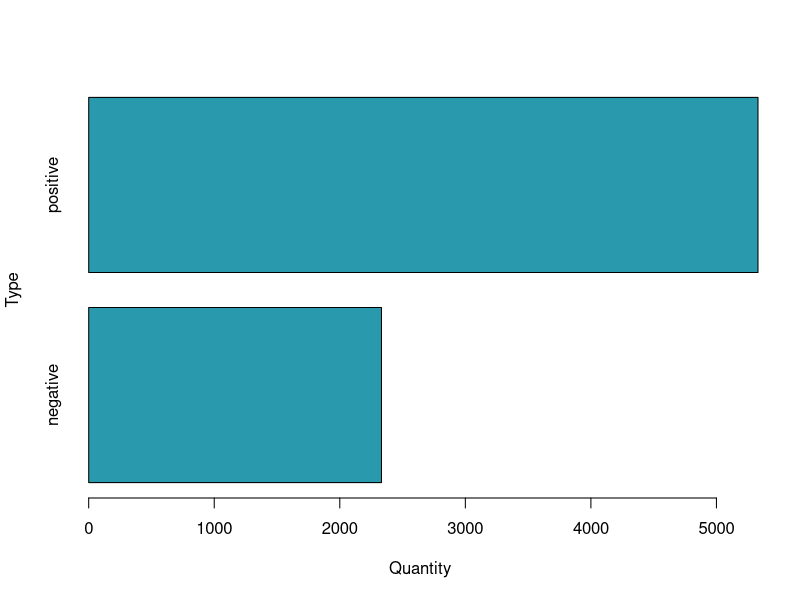
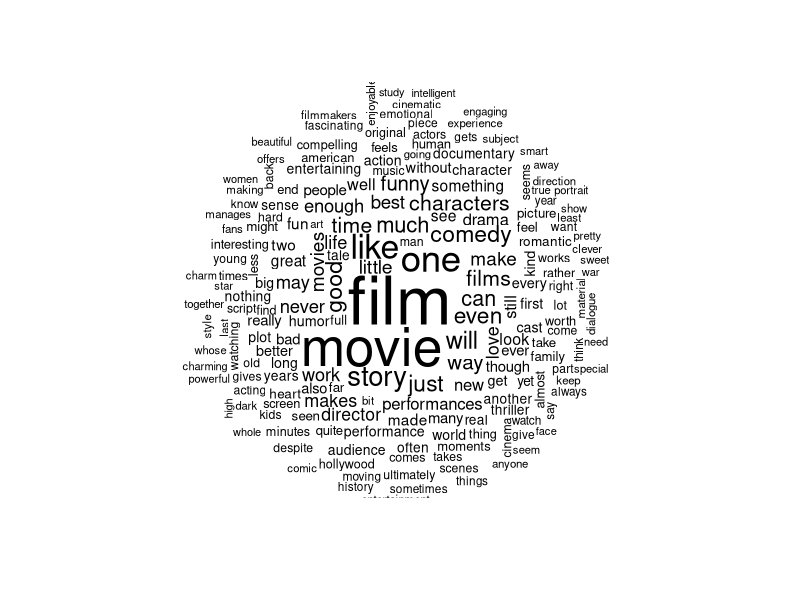
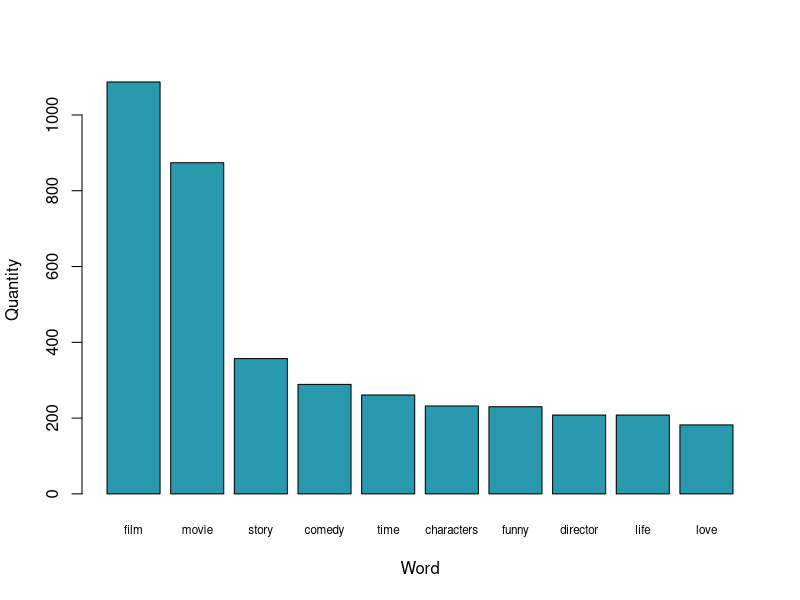

These charts were generated, in order, by the following R code:
## ---- chunk 1
knitr::opts_chunk$set(echo = TRUE)
#dsMovies <- read.table(file = 'movie-reviews-dataset.tsv', sep = '\t', header = TRUE)
dsMovies <- read.csv("dsMovies.csv", stringsAsFactors = FALSE, header = TRUE)
## ---- chunk 2
summary(dsMovies)
str(dsMovies)
head(dsMovies)
tail(dsMovies)
dsMovies$type <- factor(dsMovies$type)
table(dsMovies$type)
## ---- chunk 3
barplot(table(dsMovies$type), xlab = "Quantity", ylab = "Type", horiz = TRUE, col='#2999AD')
## ---- chunk 4
library("tm")
dsMoviesCorpus <- VCorpus(VectorSource (dsMovies$message))
print(dsMoviesCorpus)
inspect(dsMoviesCorpus[1:2])
## ---- chunk 5
library("tm")
print(dsMoviesCorpus[[1]])
as.character(dsMoviesCorpus[[1]])
## ---- chunk 6
library("tm")
lapply(dsMoviesCorpus[1:5], as.character)
## ---- chunk 7
dsMovies_clean <- tm_map ( dsMoviesCorpus, content_transformer(tolower))
as.character(dsMoviesCorpus[[1]])
as.character(dsMovies_clean[[1]])
## ---- chunk 8
dsMovies_clean <- tm_map ( dsMovies_clean, removeNumbers)
as.character(dsMoviesCorpus[[32]])
as.character(dsMovies_clean[[32]])
## ---- chunk 9
#stopwords()
#stopwords('spanish')
dsMovies_clean <- tm_map ( dsMovies_clean, removeWords, stopwords('spanish'))
dsMovies_clean <- tm_map ( dsMovies_clean, removeWords, stopwords())
as.character(dsMoviesCorpus[[6]])
as.character(dsMovies_clean[[6]])
as.character(dsMoviesCorpus[[1200]])
as.character(dsMovies_clean[[1200]])
## ---- chunk 10
dsMovies_clean <- tm_map ( dsMovies_clean, removePunctuation)
as.character(dsMoviesCorpus[[6]])
as.character(dsMovies_clean[[6]])
## ---- chunk 11
dsMovies_clean <- tm_map ( dsMovies_clean, stripWhitespace)
as.character(dsMoviesCorpus[[1576]])
as.character(dsMovies_clean[[1576]])
## ---- chunk 12
dsMovies_dtm <- DocumentTermMatrix (dsMovies_clean)

str(dsMovies_dtm)
## ---- chunk 13
dsMovies_dtm_train <- dsMovies_dtm[1:5364, ]
dsMovies_dtm_test <- dsMovies_dtm[5365:7663, ]
dsMovies_train_labels <- dsMovies[1:5364,]$type
dsMovies_test_labels <- dsMovies[5365:7663,]$type
prop.table(table(dsMovies_train_labels))
prop.table(table(dsMovies_test_labels))
## ---- chunk 14
library("wordcloud")
wordcloud(dsMovies_clean, min.freq = 50, random.order = FALSE)

## ---- chunk 15

library(dplyr)

library(tidytext)
library(tidyr)


bing <- get_sentiments("bing")

tidy_dsMovies <- dsMovies %>%
  unnest_tokens(word, message)

data("stop_words")
dsMoviesCl <- tidy_dsMovies %>%
  anti_join(stop_words)

res = dsMoviesCl %>%
  count(word, sort = TRUE)

barplot(res[1:10,]$n, xlab = "Word", ylab = "Quantity", horiz = FALSE, col='#2999AD',names.arg=res[1:10,]$word, cex.names=0.7)
res[1:10,]
## ---- chunk 16
dsMovies_freq_words <- findFreqTerms(dsMovies_dtm_train,20)
str(dsMovies_freq_words)
dsMovies_dtm_freq_train <- dsMovies_dtm_train[,dsMovies_freq_words]
dsMovies_dtm_freq_test <- dsMovies_dtm_test[,dsMovies_freq_words]
dsMovies_dtm_freq_train
dsMovies_dtm_freq_test
## ---- chunk 17
converts_counts <- function(x){x <- ifelse(x>0,"Yes","No")}
dsMovies_train <- apply(dsMovies_dtm_freq_train, MARGIN = 2, converts_counts)
dsMovies_test <- apply(dsMovies_dtm_freq_test, MARGIN = 2, converts_counts)
## ---- chunk 18
library(e1071)
dsMovies_classifier <- naiveBayes(dsMovies_train,dsMovies_train_labels)
dsMovies_text_pred <- predict(dsMovies_classifier,dsMovies_test)
table(dsMovies_text_pred)
## ---- chunk 19
library(gmodels)
#CrossTable(dsMovies_text_pred,dsMovies_test_labels,prop.chisq = FALSE,prop.t = FALSE, dnn = c('predicted','actual'))
table(dsMovies_text_pred,dsMovies_test_labels)

## ---- chunk 20
library(e1071)
dsMovies_classifier <- naiveBayes(dsMovies_train,dsMovies_train_labels,laplace = 1)
dsMovies_text_pred <- predict(dsMovies_classifier,dsMovies_test)
table(dsMovies_text_pred,dsMovies_test_labels)
